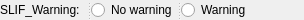
         <widget class="QSplitter" name="splitter_174">
          <property name="styleSheet">
           <string notr="true">font: 9pt &quot;Microsoft YaHei&quot;;</string>
          </property>
          <property name="orientation">
           <enum>Qt::Horizontal</enum>
          </property>
          <widget class="QLabel" name="label_165">
           <property name="styleSheet">
            <string notr="true">font: 9pt &quot;Microsoft YaHei&quot;;</string>
           </property>
           <property name="text">
            <string>SLIF_Warning:  </string>
           </property>
          </widget>
          <widget class="QRadioButton" name="radioButton_SLIF_no_warning">
           <property name="sizePolicy">
            <sizepolicy hsizetype="Preferred" vsizetype="Preferred">
             <horstretch>0</horstretch>
             <verstretch>0</verstretch>
            </sizepolicy>
           </property>
           <property name="styleSheet">
            <string notr="true">font: 9pt &quot;Microsoft YaHei&quot;;</string>
           </property>
           <property name="text">
            <string>No warning</string>
           </property>
          </widget>
          <widget class="QRadioButton" name="radioButton_SLIF_warning">
           <property name="sizePolicy">
            <sizepolicy hsizetype="Preferred" vsizetype="Preferred">
             <horstretch>0</horstretch>
             <verstretch>0</verstretch>
            </sizepolicy>
           </property>
           <property name="styleSheet">
            <string notr="true">font: 9pt &quot;Microsoft YaHei&quot;;</string>
           </property>
           <property name="text">
            <string>Warning                </string>
           </property>
          </widget>
         </widget>
